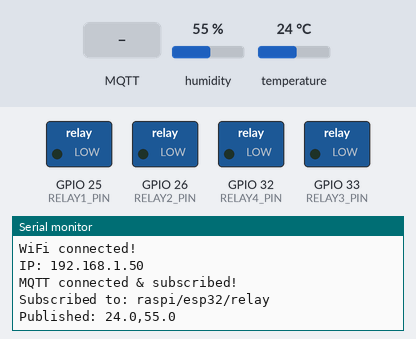
Bench run of a program on a simulated ESP32. Parts: switched loads named in the program (green lamp = pin HIGH), the last lines printed to the serial monitor. The inputs (shaded band) are chosen by the test bench; at power-on: humidity 55 %, temperature 24 °C. WiFi joins after 1.5 s; servers stay silent unless stated; no MQTT or app messages arrive unless stated.

Above: at 2.8 s.
2.9 s: MQTT message "on" arrives on the first subscribed topic
At 3.4 s:
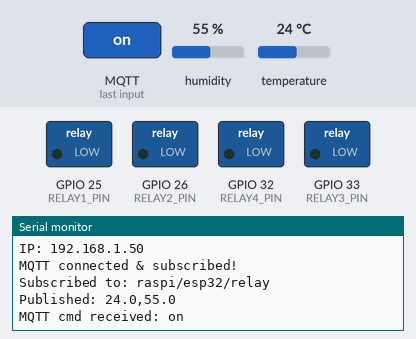
4.4 s: MQTT message "1" arrives on the first subscribed topic
At 5.7 s:
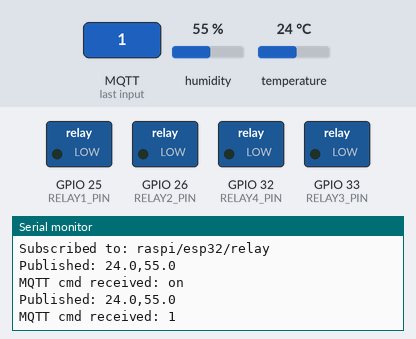

Measured:
- after the input at 2.9 s, the serial monitor: prints a new line at once (image 1)
- after the input at 4.4 s, the serial monitor: prints a new line at once (image 2)

The program:

main.cpp
```cpp
#include <WiFi.h>
#include <PubSubClient.h>
#include <DHT.h>

// ====== Wi-Fi Info ======
const char* ssid = "Hien-Khanh-Ha";
const char* password = "khanhha@123";

// ====== MQTT Broker ======
const char* mqtt_server = "broker.hivemq.com";
const char* topic_sub = "raspi/esp32/relay";   // Subscribe for relay commands
const char* topic_pub = "esp32/raspi/data";    // Publish temperature/humidity

// ====== Pin Setup ======
#define RELAY1_PIN 25
#define RELAY2_PIN 26
#define RELAY3_PIN 33
#define RELAY4_PIN 32

#define DHT_PIN 27
#define DHT_TYPE DHT11

WiFiClient espClient;
PubSubClient client(espClient);
DHT dht(DHT_PIN, DHT_TYPE);

unsigned long lastPublish = 0;

// ====== Connect to Wi-Fi ======
void setup_wifi() {
  Serial.print("Connecting to WiFi: ");
  WiFi.begin(ssid, password);
  uint8_t tries = 0;
  while (WiFi.status() != WL_CONNECTED && tries < 30) {
    delay(200);
    Serial.print(".");
    tries++;
  }

  if (WiFi.status() == WL_CONNECTED) {
    Serial.println("\nWiFi connected!");
    Serial.print("IP: ");
    Serial.println(WiFi.localIP());
  } else {
    Serial.println("\nWiFi failed, restarting...");
    ESP.restart();
  }
}

// ====== MQTT Message Callback ======
void callback(char* topic, byte* payload, unsigned int length) {
  String msg;
  msg.reserve(length);
  for (unsigned int i = 0; i < length; i++) msg += (char)payload[i];

  msg.trim();
  Serial.print("MQTT cmd received: ");
  Serial.println(msg);

  // Format expected: "relayNumber:state", e.g. "1:on"
  int sep = msg.indexOf(':');
  if (sep == -1) return;

  int relayNum = msg.substring(0, sep).toInt();
  String state = msg.substring(sep + 1);

  int pin = -1;
  if (relayNum == 1) pin = RELAY1_PIN;
  else if (relayNum == 2) pin = RELAY2_PIN;
  else if (relayNum == 3) pin = RELAY3_PIN;
  else if (relayNum == 4) pin = RELAY4_PIN;

  if (pin != -1) {
    if(pin == RELAY2_PIN){
      digitalWrite(pin, state == "on" ? LOW : HIGH);
      Serial.printf("Relay %d turned %s\n", relayNum, state.c_str());
    }
    else{
      digitalWrite(pin, state == "on" ? HIGH : LOW);
      Serial.printf("Relay %d turned %s\n", relayNum, state.c_str());
    }
  }
}

// ====== MQTT Reconnect ======
void reconnect() {
  while (!client.connected()) {
    if (client.connect("ESP32_Client")) {
      client.subscribe(topic_sub);
      Serial.println("MQTT connected & subscribed!");
      Serial.print("Subscribed to: ");
      Serial.println(topic_sub);
    } else {
      delay(1000);
    }
  }
}

// ====== Setup ======
void setup() {
  Serial.begin(115200);

  // Setup relay pins
  pinMode(RELAY1_PIN, OUTPUT);
  pinMode(RELAY2_PIN, OUTPUT);
  pinMode(RELAY3_PIN, OUTPUT);
  pinMode(RELAY4_PIN, OUTPUT);
  digitalWrite(RELAY1_PIN, LOW);
  digitalWrite(RELAY2_PIN, LOW);
  digitalWrite(RELAY3_PIN, LOW);
  digitalWrite(RELAY4_PIN, LOW);

  dht.begin();
  setup_wifi();

  client.setServer(mqtt_server, 1883);
  client.setCallback(callback);
}

// ====== Main Loop ======
void loop() {
  if (!client.connected()) reconnect();
  client.loop();  // Keep MQTT alive

  // Publish temperature & humidity every 2 seconds
  unsigned long now = millis();
  if (now - lastPublish > 2000) {
    lastPublish = now;
    float t = dht.readTemperature();
    float h = dht.readHumidity();

    if (!isnan(t) && !isnan(h)) {
      String payload = String(t, 1) + "," + String(h, 1);
      client.publish(topic_pub, payload.c_str());
      Serial.println("Published: " + payload);
    }
  }
}
```
